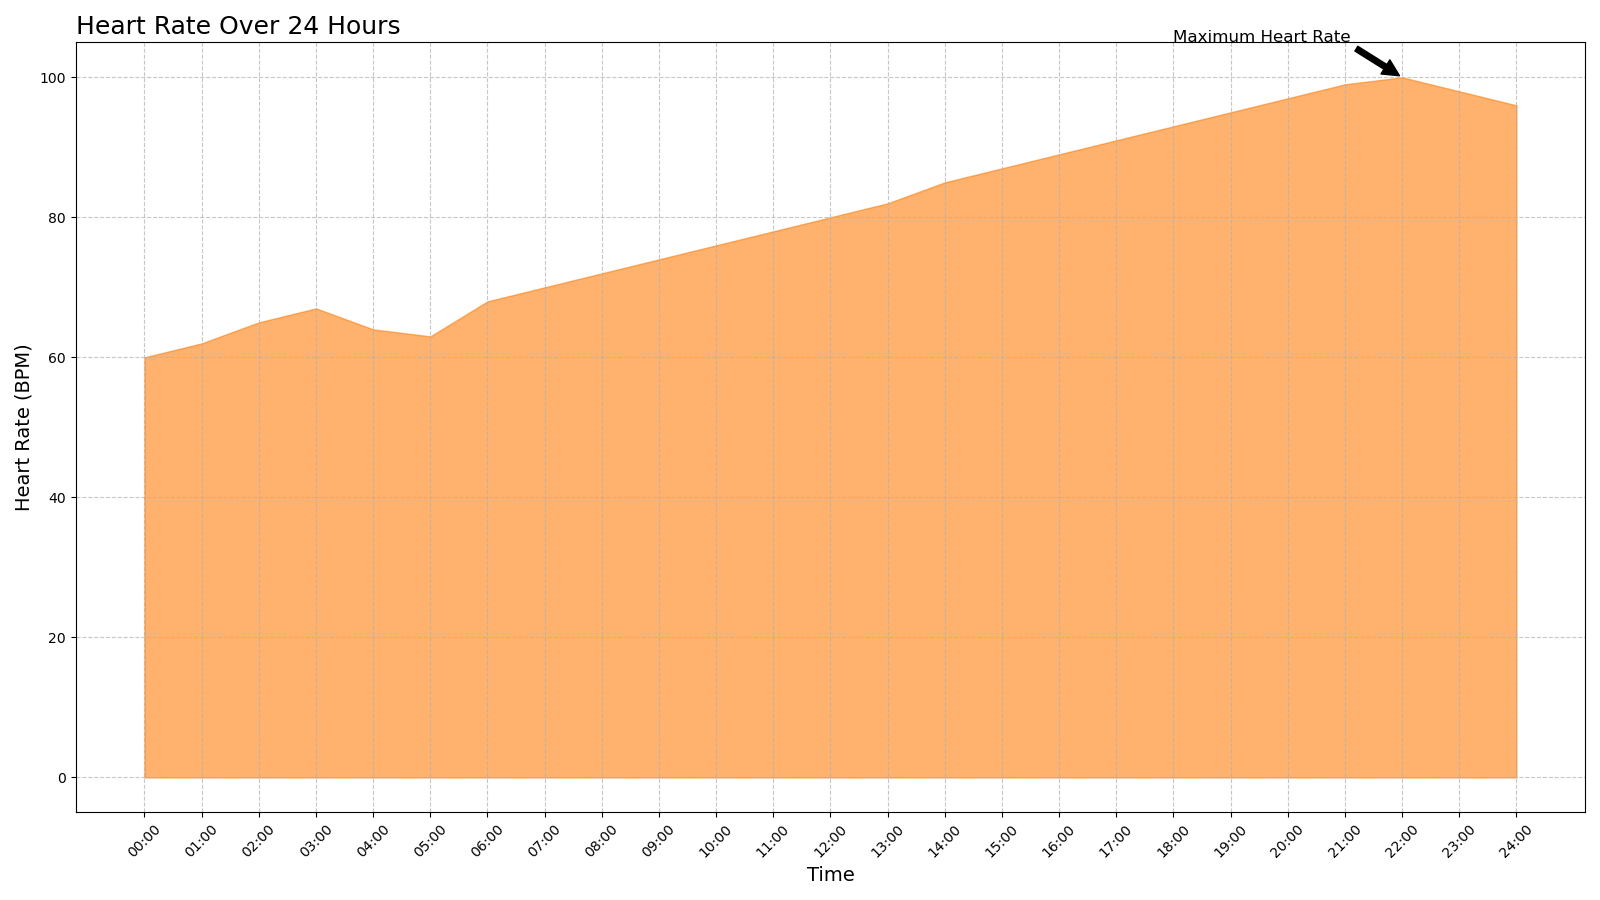

This chart was generated by the following Python code:

import matplotlib.pyplot as plt
import pandas as pd

data = {
    'Time': ['00:00', '01:00', '02:00', '03:00', '04:00', '05:00', '06:00', '07:00', 
             '08:00', '09:00', '10:00', '11:00', '12:00', '13:00', '14:00', '15:00', 
             '16:00', '17:00', '18:00', '19:00', '20:00', '21:00', '22:00', '23:00', 
             '24:00'],
    'Heart_Rate': [60, 62, 65, 67, 64, 63, 68, 70, 72, 74, 76, 78, 80, 82, 85, 87, 89, 
                   91, 93, 95, 97, 99, 100, 98, 96]
}

df = pd.DataFrame(data)

plt.figure(figsize=(16, 9))
plt.fill_between(df['Time'], df['Heart_Rate'], color='#ff7f0e', alpha=0.6)

plt.title('Heart Rate Over 24 Hours', fontsize=18, loc='left')
plt.xlabel('Time', fontsize=14)
plt.ylabel('Heart Rate (BPM)', fontsize=14)

plt.annotate('Maximum Heart Rate', xy=('22:00', 100), xytext=('18:00', 105),
             arrowprops=dict(facecolor='black', shrink=0.05),
             fontsize=12, color='black')

plt.xticks(rotation=45)
plt.grid(True, linestyle='--', alpha=0.7)

plt.tight_layout()
plt.show()
